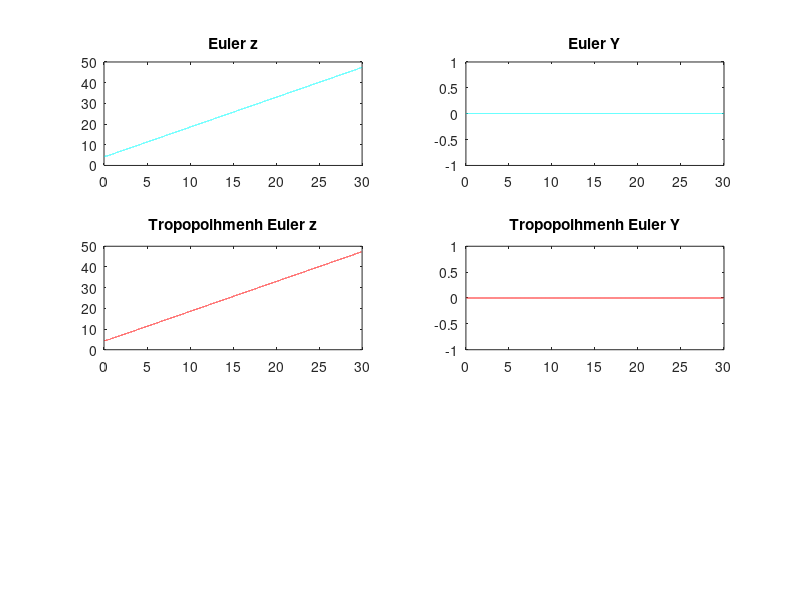

The MATLAB source for this figure:
%DEDOMENA

M=1;
Iz=0.08;
g=9.81;
am=4410;

zTonos=0;  %z'(0)=0
yTonos=0;  %y'(0)=0

%arxikes sunthikes

fz= M*g + (am/1000);
tz=0;

z0= am/1000;
psi0=0;

Cz= 3-(am/5000);
Cy= 5+(am/5000);

%erwthma b dedomena

h=0.001;
t=0:h:30;
N=length(t);
disp(N);


f1=@(t,z1,z2) (z2);
f2=@(t,z1,z2) ((fz-(g.*M)-Cz.*(abs(z2).*z2))./M);

g1=@(t,y1,y2) (y2);
g2=@(t,y1,y2) ((tz-Cy.*abs(y2).*y2)./Iz);      

%Euler 
z1(1)= z0;
z2(1)= zTonos;
y1(1)= psi0;
y2(1)= yTonos;

for n=1:N-1;
  z1(n+1)= z1(n)+ h*f1(t(n),z1(n),z2(n));
  z2(n+1)= z2(n)+ h*f2(t(n),z1(n),z2(n));
endfor

figure;
subplot(321);
plot(t,z1,'c-');
title('Euler z');

for n=1:N-1;
  y1(n+1)= y1(n)+ h*g1(t(n),y1(n),y2(n));
  y2(n+1)= y2(n)+ h*g2(t(n),y1(n),y2(n));
endfor


subplot(322);
plot(t,y1,'c-');
title('Euler Y');

% tropopoihmenh Euler 
z1_tr(1)= z0;
z2_tr(1)= zTonos;
y1_tr(1)= psi0;
y2_tr(1)= yTonos;

for n=1:N-1;
  z1_tr(n+1)= z1_tr(n)+ h*f1(t(n)+h/2,z1_tr(n)+h/2,z2_tr(n)+h/2*f2(t(n),z1_tr(n),z2_tr(n)));
  z2_tr(n+1)= z2_tr(n)+ h*f2(t(n)+h/2,z1_tr(n)+h/2,z2_tr(n)+h/2*f2(t(n),z1_tr(n),z2_tr(n)));
  y1_tr(n+1)= y1_tr(n)+ h*g1(t(n)+h/2,y1_tr(n)+h/2,y2_tr(n)+h/2*g2(t(n),y1_tr(n),y2_tr(n)));
  y2_tr(n+1)= y2_tr(n)+ h*g2(t(n)+h/2,y1_tr(n)+h/2,y2_tr(n)+h/2*g2(t(n),y1_tr(n),y2_tr(n)));
endfor


subplot(323);
plot(t,z1_tr,'r-');
title('Tropopoihmenh Euler z');


subplot(324);
plot(t,y1_tr,'r-');
title('Tropopoihmenh Euler Y');